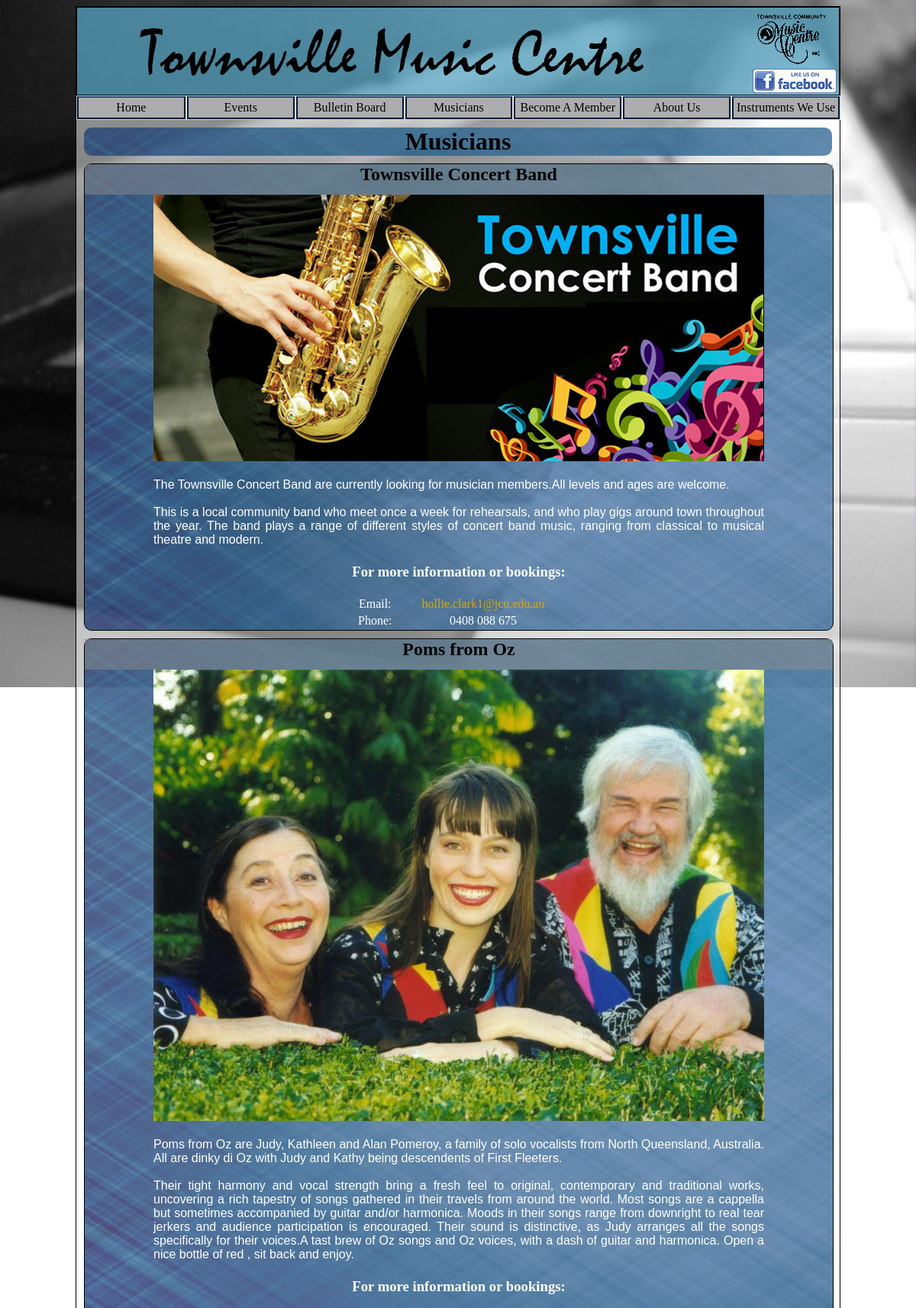
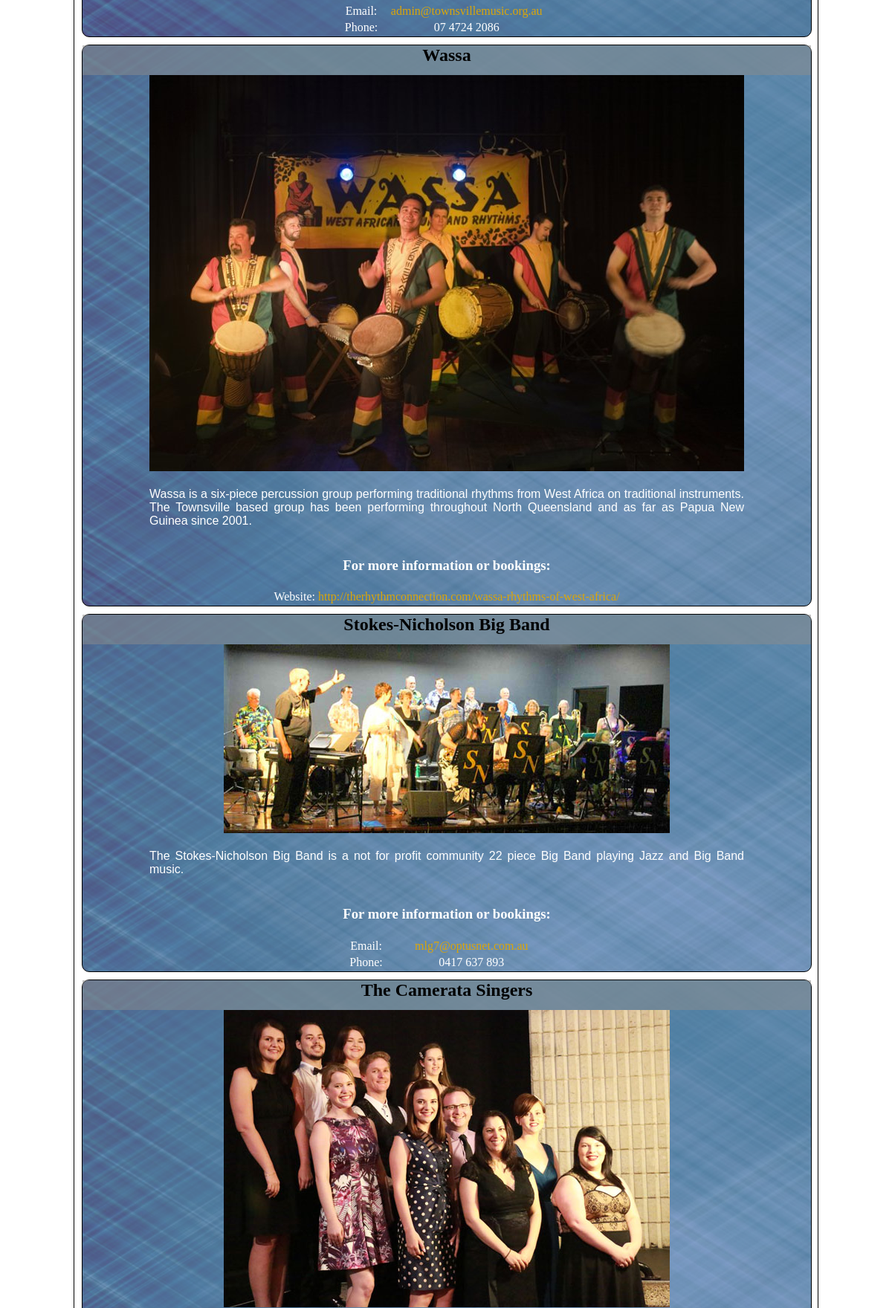
Page /musicians.php (upper part) on the committed database (2 pictures, top to bottom).
### tables this page shows
CREATE TABLE "Artists" (
  "ArtistID" integer NOT NULL PRIMARY KEY AUTOINCREMENT,
  "ArtistImagePath" text NULL,
  "ArtistName" text NOT NULL,
  "Details" text NULL,
  "Description" text NULL,
  "Email" text NULL,
  "PhoneNumber" text NULL,
  "Website" text NULL
, "FeaturedArtist" text NULL);

### musicians.php (the view, shortened to what this page needs)
<?php
    include("dbconnect.php");
?>
<!DOCTYPE HTML><html>
<head>
    <link href="mainstyles.css" rel="stylesheet" type="text/css">
    <link href="musicians.css" rel="stylesheet" type="text/css">
</head>
<body>
    <div class="container">
        <header>
            <img src="images/title_heading4_750px.png" alt="TOWNSVILLE MUSIC CENTRE" width="750" height="70" class="titleimg"/>
            <img src="images/index/TCMCtrans10067.gif" alt="townsville music centre logo" width="100" height="67" class="logotitle"/>
        </header>
			<a href="https://www.facebook.com/pages/Townsville-Community-Music-Centre/159636880763534"><img src="images/facebook_like_110px.png" alt="Facebook Page" width="110" height="32" class="headerfblike"/></a>
        <nav>
            <ul>
                <li><a href="index.php" class="linkhome">Home</a></li>
                <li><a href="events.php" class="linkevents">Events</a></li>
                <li><a href="bulletinBoard.php" class="linkbulliten">Bulletin Board</a></li>
                <li><a href="musicians.php" class="linkmusician">Musicians</a></li>
                <li><a href="membership.php" class="linkbecommbr">Become A Member</a></li>
                <li><a href="about.php" class="linkaboutus">About Us</a></li>
                <li><a href="instruments.php" class="linkinstrument">Instruments We Use</a></li>
            </ul>
        </nav>
        <h1 id="musicians">Musicians</h1>
        <?php
			$sql = "SELECT * FROM Artists";
            foreach ($dbh->query($sql) as $row){
                echo "<div class='dbBox'><h2>$row[ArtistName]</h2><img src=$row[ArtistImagePath]>";
				echo "<p><br>$row[Details]</p><br><p>$row[Description]</p><table><tr><td colspan='2'><h3>For more information or bookings:</h3></td></tr>";
                if ($row[Email] != ""){
                    echo "<tr><td>Email: </td><td><a href='mailto:$row[Email]'>$row[Email]</a></td></tr>";
                }
                if ($row[PhoneNumber] != null){
                    echo "<tr><td>Phone: </td><td>$row[PhoneNumber]</td></tr>";
                }
                if ($row[Website] != ""){
                    echo "<tr><td>Website: </td><td><a href='mailto:$row[Website]'>$row[Website]</td></tr>";
                }
                echo "</table></div>";
            }
        ?>
    </div>
</body>
</html>

### mainstyles.css (style rules this page uses)
div.container { width: 1000px; margin: auto; background-color: rgba(255, 255, 255, 0.5); border: thin solid black; float: center; display: inline-block; padding-bottom: 10px; }
body { text-align: center; background-image: url(images/background.jpg); background-repeat: no-repeat; background-attachment: fixed; background-size: 100%; }
header { border: thin solid black; background-color: rgba(0, 118, 163, 0.5); text-indent: 12px; }
.titleimg { padding-top: 20px; padding-bottom: 20px; }
header .logotitle { float: right; padding-right: 12px; padding-top: 20px; margin-top: -13px; }
nav { width: 100%; background: #ADADAD; border: 1px solid #ccc; border-right: none; }
nav ul { overflow: hidden; margin: 0; padding: 0; }
nav ul li { list-style: none; float: left; text-align: center; border-left: 1px solid #fff; border-right: 1px solid #ccc; width: 16.6667%; width: calc(100% / 7); box-sizing: border-box; }
nav ul li:first-child { border-left: none; }
nav ul li a { background: clear; color:#000; text-align:center; display: block; text-decoration: none; padding: 4px 0; border-top:2px solid #2C4870; border-right:2px solid #051A38; border-bottom:2px solid #051A38; border-left:2px solid #051A38; }
.headerfblike { float: right; margin-top: -35px; margin-right: 4px; }
a { text-decoration: none; color: #DBA609; -webkit-transition: all 1ms ease-in-out 1ms; -o-transition: all 1ms ease-in-out 1ms; transition: all 1ms ease-in-out 1ms; }
div.dbBox { float: none; height: auto; width: 980px; background-color: rgba(140, 140, 140, 0.5); background-image: url("contentTexture.png"); margin: 10px; border-radius: 10px; border: solid thin black; }
p { color: white; }
table { color: white; }
div.dbBox p { font-family: arial; text-align: justify; width: 800px; margin: auto; }
div.dbBox h2 { height: 40px; width: 980px; background-color: rgba(140, 140, 140, 0.5); font-family: Tahoma; text-align: center; margin: auto; }
div.dbBox h3 { background-color: none; }

### musicians.css (style rules this page uses)
table { margin: auto; }
h1 { margin: 10px 10px 10px 10px; border-radius: 10px; background-color: rgba(140, 140, 140, 0.5); background-image: url("contentTexture.png"); font-family: Tahoma; text-align: center; }

### rows in the picture
artists: ArtistName "Townsville Concert Band", ArtistImagePath (picture), Details "The Townsville Concert Band are currently looking for musician members.All levels and ages are welcome.", Description "This is a local community band who meet once a week for rehearsals, and who play gigs around town throughout the year. The band plays a range of different styles of concert band music, ranging from classical to musical theatre and modern.", Email "hollie.clark1@jcu.edu.au", PhoneNumber "0408 088 675"
artists: ArtistName "Poms from Oz", ArtistImagePath (picture), Details "Poms from Oz are Judy, Kathleen and Alan Pomeroy, a family of solo vocalists from North Queensland, Australia. All are dinky di Oz with Judy and Kathy being descendents of First Fleeters.", Description "Their tight harmony and vocal strength bring a fresh feel to original, contemporary and traditional works, uncovering a rich tapestry of songs gathered in their travels from around the world. Most songs are a cappella but sometimes accompanied by guitar and/or harmonica. Moods in their songs range from downright to real tear jerkers and audience participation is encouraged. Their sound is distinctive, as Judy arranges all the songs specifically for their voices.A tast brew of Oz songs and Oz voices, with a dash of guitar and harmonica. Open a nice bottle of red , sit back and enjoy.", Email "admin@townsvillemusic.org.au", PhoneNumber "07 4724 2086"
artists: ArtistName "Wassa", ArtistImagePath (picture), Details "Wassa is a six-piece percussion group performing traditional rhythms from West Africa on traditional instruments. The Townsville based group has been performing throughout North Queensland and as far as Papua New Guinea since 2001.", Website "http://therhythmconnection.com/wassa-rhythms-of-west-africa/"
artists: ArtistName "Stokes-Nicholson Big Band", ArtistImagePath (picture), Details "The Stokes-Nicholson Big Band is a not for profit community 22 piece Big Band playing Jazz and Big Band music.", Email "mlg7@optusnet.com.au", PhoneNumber "0417 637 893"
artists: ArtistName "The Camerata Singers", ArtistImagePath (picture)
